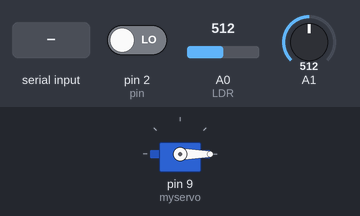
A sketch run on a simulated Arduino Uno, built with avr-gcc and run on an emulated ATmega328P. On the bench: servo. The inputs (shaded band) are chosen by the test bench; at power-on: pin 2 (pin) LOW, A0 (LDR) = 512, A1 = 512. What the sketch prints to the serial monitor is not drawn.

Above: at 2.8 s.
2.9 s: pin 2 (pin) driven HIGH
At 3.5 s:
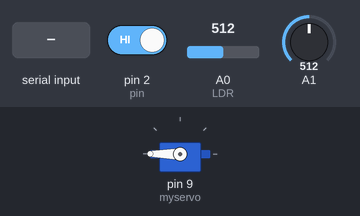
5.9 s: "C1\n" received over Serial
7.9 s: "C0\n" received over Serial
Timing chart, 0 to 10.9 s (numbered marks = the images above; inputs shaded):
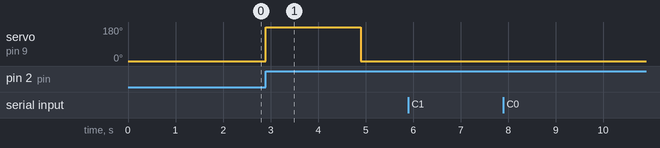

Measured:
- after the input at 2.9 s, servo on pin 9 (myservo): 0° → 180° at once, → 0° 2.0 s later
- after the input at 5.9 s, every drawn part: stays the same
- after the input at 7.9 s, every drawn part: stays the same

The sketch:

OpBox_serial_motor.ino
```cpp
#include <Time.h>
#include <Servo.h>

//timer interrupts
//by Amanda Ghassaei
//June 2012
//http://www.instructables.com/id/Arduino-Timer-Interrupts/

/*
 * This program is free software; you can redistribute it and/or modify
 * it under the terms of the GNU General Public License as published by
 * the Free Software Foundation; either version 3 of the License, or
 * (at your option) any later version.
 *
*/

// TimeSerial example
/*
 * TimeSerial.pde
 * example code illustrating Time library set through serial port messages.
 *
 * Messages consist of the letter T followed by ten digit time (as seconds since Jan 1 1970)
 * you can send the text on the next line using Serial Monitor to set the clock to noon Jan 1 2013
 T1357041600
 *
 * A Processing example sketch to automatically send the messages is inclided in the download
 * On Linux, you can use "date +T%s\n > /dev/ttyACM0" (UTC time zone)
 */

//timer setup for timer0, timer1, and timer2.
//For arduino uno or any board with ATMEL 328/168.. diecimila, duemilanove, lilypad, nano, mini...

//this code will enable arduino timer interrupts.
//timer1 will interrupt at 100 Hz

#define LOG_HEADER          "L" // Header tag for logging messages
#define STARTTIME_HEADER    "S" // Header tag for start time message
#define MEASUREMENT_HEADER  "M" // Header tag for serial measurement message
#define CMD_HEADER          "C" // Header tag for serial command message
#define TEMPERATURE_HEADER  "T" // Header tag for temperature value
#define FORCE_BAR_HEADER    "F" // Header tag for bar force value
#define LIGHT_HEADER        "I" // Header tag for light intensity value
#define START_HEADER        "A" // Header tag for logging messages
#define STOP_HEADER         "P" // Header tag for logging messages
#define TIME_REQUEST         7         // ASCII bell character requests a time sync message

volatile int flag = 0; // Controls transmission start
volatile int start = 0; // Gets transmission start
int start_millis = 0;
String start_txt = "";

// Reward variables
int pin = 2; // interrupt pin
volatile int reward = LOW;
Servo myservo;  // create servo object to control a servo

// anolog storage
int tmpValue = 23.0;
int barValue = 0;
int ldrValue = 0;
int cont = 0;
int send_freq = 100; // sending frequency is 100/send_freq (timer1)
String pkg = MEASUREMENT_HEADER;

void setup(){

//----------------------------------- INTERRUPTS SETUP -----------------------------------//

cli();//stop interrupts

  //set timer2 interrupt at 8kHz
  TCCR2A = 0;// set entire TCCR2A register to 0
  TCCR2B = 0;// same for TCCR2B
  TCNT2  = 0;//initialize counter value to 0
  // set compare match register for 8khz increments
  OCR2A = 77;// = (16*10^6) / (8000*8) - 1 (must be <256)
  // turn on CTC mode
  TCCR2A |= (1 << WGM21);
  // Set CS21 bit for 8 prescaler
  TCCR2B |= (1 << CS20) | (1 << CS21) | (1 << CS22);
  // enable timer compare interrupt
  TIMSK2 |= (1 << OCIE2A);


  sei();//allow interrupts

//----------------------------------- SERIAL SETUP -----------------------------------//
// initialize serial communication at 9600 bits per second:
  Serial.begin(9600);
  while (!Serial) ; // Needed for Leonardo only
  Serial.println("Waiting for command message");

//----------------------------------- REWARD SETUP -----------------------------------//
  attachInterrupt(digitalPinToInterrupt(pin), toggle, RISING); // sets interrupt at pin 2 on rising, calls toggle function
  myservo.attach(9);  // attaches the servo on pin 9 to the servo object

//----------------------------------- GENERAL FLAGS -----------------------------------//
  flag = 0;
  start = 0;

}//end setup

//----------------------------------- INTERRUPTS DECLARATION -----------------------------------//

ISR(TIMER2_COMPA_vect){//timer0 interrupt 100Hz reads analog sensor and sends at 10 Hz
//generates pulse wave of frequency 1Hz/2 = 0.5kHz (takes two cycles for full wave- toggle high then toggle low)
  if(flag) {

    cont++;

    //Sends the package with a return carriage character
    // This operation runs at a rate of 100/send_freq
    if (cont>=send_freq) {

//      if(!start) { // Runs once to get start time of the first measurement
//        start_millis = millis();
//        start = 1;
//        start_txt += STARTTIME_HEADER + String(start_millis); //sends start time in ms with "S"  first
//        Serial.println(start_txt);
//      }
//
      // Reads sensor and assembles package to send (at a rate of 100 Hz)
      ldrValue = analogRead(A0); // reads LDR value
      barValue = analogRead(A1); // reads Bar value

      pkg += String(millis()) + ",";        // adds time value
      pkg += TEMPERATURE_HEADER + String(tmpValue) + ",";  // adds temperature value
      pkg += FORCE_BAR_HEADER   + String(barValue) + ",";  // adds bar force value
      pkg += LIGHT_HEADER       + String(ldrValue);        // adds LDR value
      //pkg += String(sensorValue) + ";";

      //pkg = pkg.substring(0,pkg.length()-1); // remove last comma
      //pkg += "\\r";

      Serial.println(pkg);  //Sends data package via serial

      cont = 0; // reset variables
      pkg =  MEASUREMENT_HEADER; // resets with first character as the header
    }
  }
}


void loop()
{
  //Serial.println("1");
  if (!flag) {
    myservo.write(0); // sets servo to 0 position at the beginning
    delay(2000);
    //flag = 1;
  }

  while (!Serial.available()) { // wait for data to arrive
    /*Serial.println("2");*/
      if(reward) { // polls reward for a change. If high, activates the motor
        giveReward();
      }
  }

  //Serial.println("3");
  // serial read section
  while (Serial.available()) // this will be skipped if no data present, leading to
                             // the code sitting in the delay function below
  {
    //Serial.println("4");
    delay(30);  //delay to allow buffer to fill
    if (Serial.available() >0)
    {
      //Serial.println("5");
      processCommand(); // checks for any commands received
      //Serial.println("52");
    }

      if(reward) { // polls reward for a change. If high, activates the motor
        giveReward();
      }
  }

   //Serial.println("6");
}


int aquisitionStatus() {
  return flag;
}

void startAquisition() {
  if(!aquisitionStatus()) {
    Serial.println(String(LOG_HEADER) + "Aquisition has started");
    flag = 1;
  }

}

void stopAquisition() {
  if(aquisitionStatus()) {
    Serial.println(String(LOG_HEADER) + "Aquisition has stopped.");
    flag = 0;
  }

}

void processCommand() { // Waits for command, which has to start with C
                        // 'C1' starts aquisition; 'C0' stops aquisition
  int cmd;

  if(Serial.find(CMD_HEADER)) {
     cmd = Serial.parseInt();
     switch(cmd) {

      case 0:
       stopAquisition();
       break;

      case 1:
       startAquisition(); // Sync Arduino clock to the time received on the serial port
       break;
      default:
        Serial.println("Command does not exist.");
     }
  }
}

void toggle() {
  reward = HIGH;
}

void giveReward() {
    //state = !state;
    //digitalWrite(led, state);
    myservo.write(180);
    delay(2000);
    myservo.write(0);
    reward = LOW;
}
```
